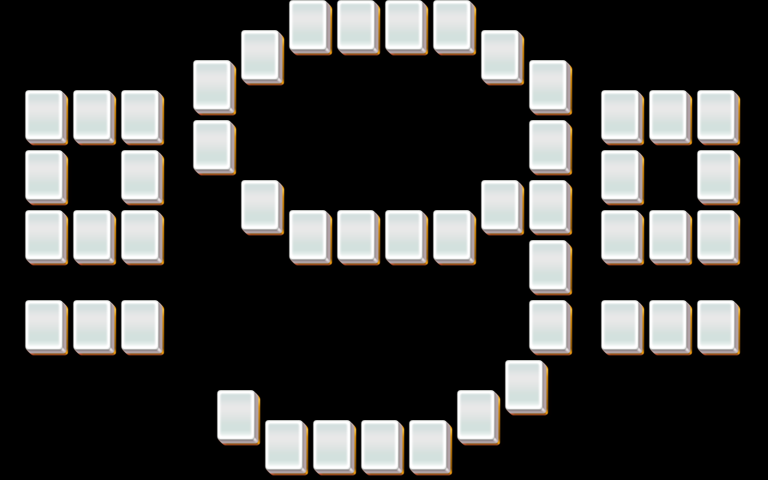

Tiled map render using the project's own tile images. Description and the map definition, with tile-layer contents summarised, below:
An orthogonal 32x16 tile map with 24x30 px tiles, 3 tile layers (layer1, layer2, layer3).

<map version="1.0" orientation="orthogonal" width="32" height="16" tilewidth="24" tileheight="30">
 <properties>
  <property name="species" value="35" />
 </properties>
 <tileset firstgid="1" name="mahjong" tilewidth="48" tileheight="60">
  <image source="mahjong.png" />
 </tileset>
 <layer name="layer1" width="32" height="16">
  <data>[512 cells, 48 non-empty, 1 distinct tile ids]</data>
 </layer>
 <layer name="layer2" width="32" height="16">
  <data>[512 cells, 48 non-empty, 1 distinct tile ids]</data>
 </layer>
 <layer name="layer3" width="32" height="16">
  <data>[512 cells, 26 non-empty, 1 distinct tile ids]</data>
 </layer>
</map>
